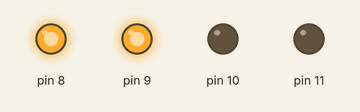
A sketch run on a simulated Arduino Uno, built with avr-gcc and run on an emulated ATmega328P. Parts: output pins drawn as LEDs (lit = HIGH). What the sketch prints to the serial monitor is not drawn.

Above: at 0.1 s.
Timing chart, 0 to 1.6 s (numbered marks = the images above):
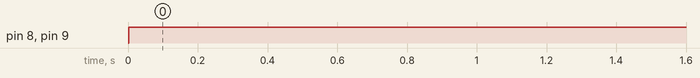

Measured:
- by itself, pin 8, pin 9: LOW → HIGH at 0.00 s

The sketch:

Exanple-14.ino
```cpp
void setup() {

  Serial.begin(9600);

}

void loop() {

  char* ddrb = (char*)0x24; //Points to DDRB register
  char* portb = (char*)0x25;//Points to PORB register
  *ddrb = 0b00001111;//Set the 4 pins as output

  char DriveSteps[] = {3,6,12, 9};//Activation pattern of full drive
  char position = 0;

  unsigned long now  = millis();
  unsigned long last;//Stores last time the motor moved

  if(now-last>=2)//If the motor has not moved for 2 ms
  {
    *portb = DriveSteps[position];
    position++;

    if(position >= 4)
    {
      position = 0;
    }
    last = now;
    Serial.println((unsigned char)*portb,BIN);//Serial printing is just for trouble shooting
   }

  /*if(now-last>=2)//If the motor has not moved for 2 ms
  {
    *portb  = DriveSteps[position];
    position--;

    if(position < 0)
    {
      position =  3;
    }
    last = now;
    Serial.println((unsigned char)*portb,BIN);//Serial printing is just for trouble shooting
  }*/
}
```
